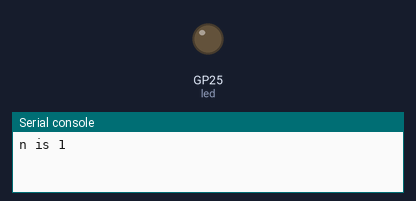
Bench run of a program on a simulated Raspberry Pi Pico running MicroPython. Shown: output pins drawn as LEDs (lit = HIGH), the last lines printed to the serial console.

Above: at 0.6 s.
At 2.25 s:
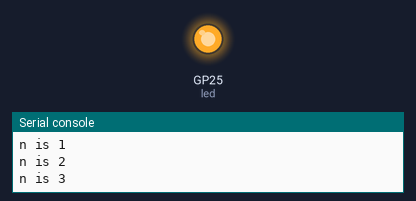
Timing chart, 0 to 3.0 s (numbered marks = the images above):
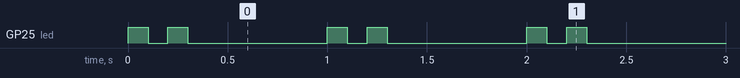

Measured:
- by itself, GP25 (led): repeats every 1.0 s: LOW 0.10 s, HIGH 0.10 s, LOW 0.70 s, HIGH 0.10 s
- by itself, everything shown: repeats every 1.0 s, in 4 steps

The program:

double-blink.py
```python
from machine import Pin
from time import sleep

led = Pin(25, Pin.OUT)
led.off()

n = 0
while True:
    n = n + 1
    print("n is {}".format(n))
    led.toggle()
    sleep(0.1)
    led.toggle()
    sleep(0.1)
    led.toggle()
    sleep(0.1)
    led.toggle()
    sleep(0.7)
```
